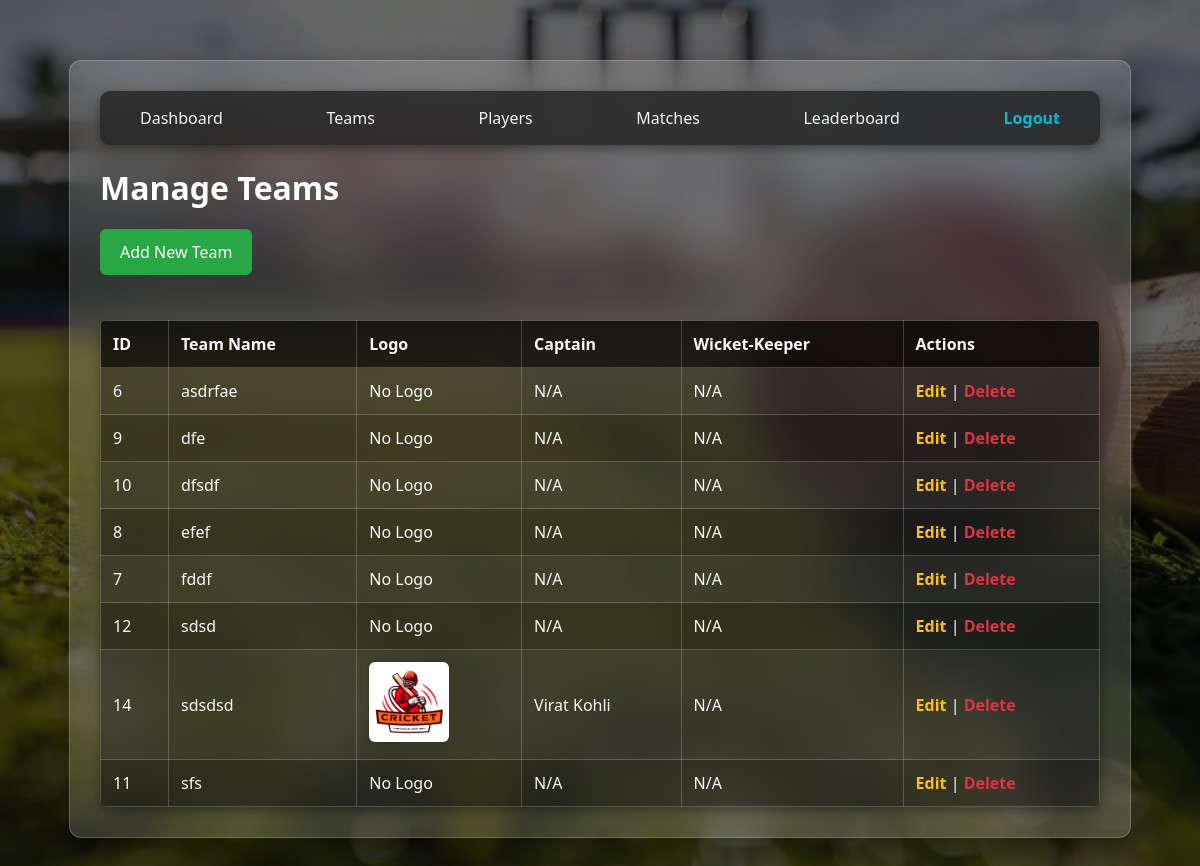
/cricket_league/manage_teams.php (signed in), run on the app's committed database.
### tables this page shows
CREATE TABLE `teams` (
  `team_id` int(11) NOT NULL,
  `team_name` varchar(100) NOT NULL,
  `logo_url` varchar(255) DEFAULT NULL,
  `captain_id` int(11) DEFAULT NULL,
  `wk_id` int(11) DEFAULT NULL,
  `wicket_keeper_id` int(11) DEFAULT NULL
);

CREATE TABLE `players` (
  `player_id` int(11) NOT NULL,
  `player_name` varchar(100) NOT NULL,
  `role` varchar(50) NOT NULL,
  `team_id` int(11) NOT NULL
);

### cricket_league/manage_teams.php (the view, shortened to what this page needs)
<?php
require 'db_config.php';
?>
<!DOCTYPE html>
<html>
<head>
    <link rel="stylesheet" href="css/style.css">
</head>
<body>
    <div class="container">
        <div class="navbar">
            <a href="dashboard.php">Dashboard</a>
            <a href="manage_teams.php">Teams</a>
            <a href="manage_players.php">Players</a>
            <a href="manage_matches.php">Matches</a>
            <a href="leaderboard.php">Leaderboard</a>
            <a href="logout.php" class="logout">Logout</a>
        </div>
        <h1>Manage Teams</h1>
        <a href="add_team.php" class="btn-add">Add New Team</a>
        <table>
            <tr>
                <th>ID</th>
                <th>Team Name</th>
                <th>Logo</th>
                <th>Captain</th>
                <th>Wicket-Keeper</th>
                <th>Actions</th>
            </tr>
            <?php
            $sql = "SELECT
                        t.team_id, t.team_name, t.logo_url,
                        c.player_name AS captain_name,
                        w.player_name AS wk_name
                    FROM teams t
                    LEFT JOIN players c ON t.captain_id = c.player_id
                    LEFT JOIN players w ON t.wk_id = w.player_id
                    ORDER BY t.team_name";
            $result = $conn->query($sql);
            if ($result->num_rows > 0) {
                while($row = $result->fetch_assoc()) {
                    echo "<tr>";
                    echo "<td>" . $row["team_id"] . "</td>";
                    echo "<td>" . htmlspecialchars($row["team_name"]) . "</td>";
                    echo "<td>";
                    if (!empty($row['logo_url']) && file_exists($row['logo_url'])) {
                        echo "<img class='team-logo' src='" . htmlspecialchars($row['logo_url']) . "' alt='Logo'>";
                    } else {
                        echo "No Logo";
                    }
                    echo "</td>";
                    echo "<td>" . htmlspecialchars($row['captain_name'] ?? 'N/A') . "</td>";
                    echo "<td>" . htmlspecialchars($row['wk_name'] ?? 'N/A') . "</td>";
                    echo "<td>
                            <a href='edit_team.php?id=" . $row["team_id"] . "' class='btn-edit'>Edit</a> |
                            <a href='delete_team.php?id=" . $row["team_id"] . "' class='btn-delete' onclick='return confirmDelete();'>Delete</a>
                          </td>";
                    echo "</tr>";
                }
            } else {
                echo "<tr><td colspan='6'>No teams found</td></tr>";
            }
            ?>
        </table>
    </div>
</body>
</html>

### cricket_league/css/style.css (style rules this page uses)
body { font-family: 'Segoe UI', Tahoma, Geneva, Verdana, sans-serif; background: linear-gradient(rgba(0, 0, 0, 0.6), rgba(0, 0, 0, 0.6)), url('cric.webp') no-repeat center center fixed; background-size: cover; margin: 0; padding: 20px; color: #f9f9f9; }
.container { max-width: 1000px; margin: 40px auto; background: rgba(255, 255, 255, 0.15); padding: 30px; border-radius: 12px; box-shadow: 0 10px 30px rgba(0, 0, 0, 0.4); backdrop-filter: blur(25px); -webkit-backdrop-filter: blur(25px); border: 1px solid rgba(255, 255, 255, 0.2); color: #fff; }
h1, h2 { color: #ffffff; margin-bottom: 20px; }
a { color: #80dfff; text-decoration: none; transition: color 0.3s ease; }
.navbar { background-color: rgba(34, 34, 34, 0.8); padding: 0 20px; border-radius: 10px; display: flex; justify-content: space-between; align-items: center; box-shadow: 0 4px 12px rgba(0,0,0,0.4); }
.navbar a { color: #f2f2f2; padding: 16px 20px; text-decoration: none; transition: 0.3s ease; font-weight: 500; }
.navbar .logout { color: #00bcd4; font-weight: bold; }
table { width: 100%; border-collapse: collapse; margin-top: 25px; border-radius: 8px; overflow: hidden; background: rgba(0, 0, 0, 0.4) !important; color: #f9f9f9 !important; box-shadow: 0 4px 8px rgba(0,0,0,0.3); }
th, td { border: 1px solid rgba(255, 255, 255, 0.2); padding: 12px; text-align: left; color: #f9f9f9 !important; }
th { background-color: rgba(0, 0, 0, 0.5); }
tr:nth-child(even) { background-color: rgba(255, 255, 255, 0.05); }
button, .btn-add { background-color: #007bff; color: #fff; padding: 12px 20px; border: none; border-radius: 6px; cursor: pointer; font-size: 16px; transition: background 0.3s ease; display: inline-block; text-align: center; }
.btn-add { background-color: #28a745; margin-bottom: 20px; }
.btn-edit { color: #ffc107; font-weight: bold; cursor: pointer; }
.btn-delete { color: #dc3545; font-weight: bold; cursor: pointer; }

### cricket_league/manage_teams.php (style rules this page uses)
img.team-logo { max-width: 80px; max-height: 80px; object-fit: contain; border-radius: 6px; box-shadow: 0 0 5px rgba(0,0,0,0.2); }

### data on the page
teams: team_id "6", team_name "asdrfae", shows "No Logo", captain_name "N/A", wk_name "N/A"
teams: team_id "9", team_name "dfe", shows "No Logo", captain_name "N/A", wk_name "N/A"
teams: team_id "10", team_name "dfsdf", logo_url "No Logo", captain_name "N/A", wk_name "N/A"
teams: team_id "8", team_name "efef", shows "No Logo", captain_name "N/A", wk_name "N/A"
teams: team_id "7", team_name "fddf", shows "No Logo", captain_name "N/A", wk_name "N/A"
teams: team_id "12", team_name "sdsd", logo_url "No Logo", captain_name "N/A", wk_name "N/A"
teams: team_id "14", team_name "sdsdsd", logo_url (picture), captain.player_name "Virat Kohli", wk_name "N/A"
teams: team_id "11", team_name "sfs", shows "No Logo", captain_name "N/A", wk_name "N/A"
